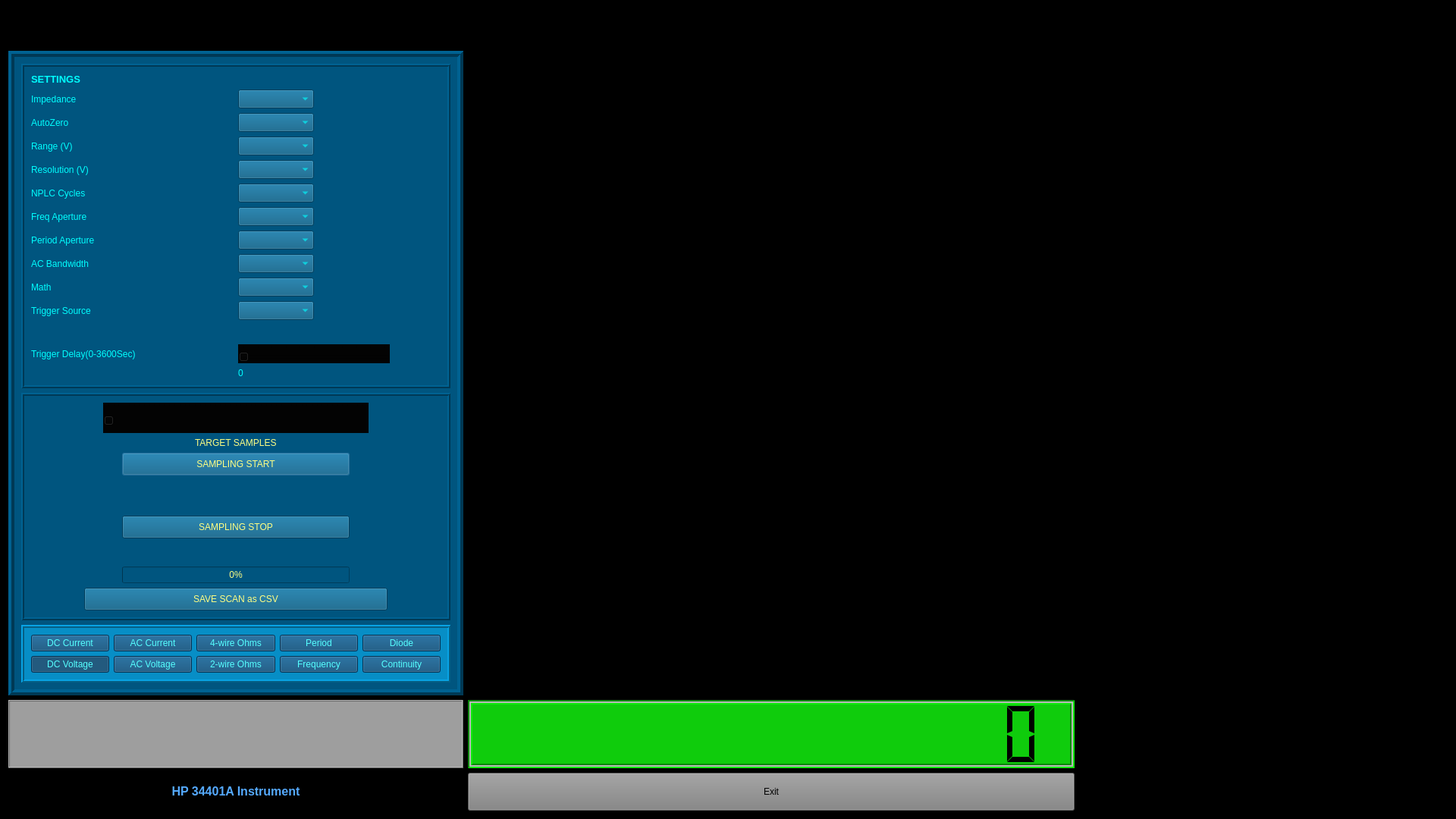
<?xml version="1.0" encoding="UTF-8"?>
<ui version="4.0">
 <class>HP34401ADialog</class>
 <widget class="QDialog" name="HP34401ADialog">
  <property name="geometry">
   <rect>
    <x>0</x>
    <y>0</y>
    <width>1920</width>
    <height>1080</height>
   </rect>
  </property>
  <property name="windowTitle">
   <string>HP Agilent 34401A Instrument Module</string>
  </property>
  <property name="styleSheet">
   <string notr="true">background-color: rgb(0, 0, 0);</string>
  </property>
  <property name="sizeGripEnabled">
   <bool>true</bool>
  </property>
  <layout class="QGridLayout" name="gridLayout_3">
   <item row="1" column="0">
    <widget class="QTextBrowser" name="statustextBrowser">
     <property name="sizePolicy">
      <sizepolicy hsizetype="MinimumExpanding" vsizetype="Expanding">
       <horstretch>0</horstretch>
       <verstretch>0</verstretch>
      </sizepolicy>
     </property>
     <property name="maximumSize">
      <size>
       <width>600</width>
       <height>90</height>
      </size>
     </property>
     <property name="styleSheet">
      <string notr="true">background-color: rgb(158, 158, 158);</string>
     </property>
     <property name="frameShape">
      <enum>QFrame::Box</enum>
     </property>
     <property name="frameShadow">
      <enum>QFrame::Raised</enum>
     </property>
     <property name="lineWidth">
      <number>1</number>
     </property>
    </widget>
   </item>
   <item row="1" column="1">
    <widget class="QLCDNumber" name="lcdNumber">
     <property name="sizePolicy">
      <sizepolicy hsizetype="MinimumExpanding" vsizetype="Expanding">
       <horstretch>0</horstretch>
       <verstretch>0</verstretch>
      </sizepolicy>
     </property>
     <property name="minimumSize">
      <size>
       <width>0</width>
       <height>70</height>
      </size>
     </property>
     <property name="maximumSize">
      <size>
       <width>800</width>
       <height>90</height>
      </size>
     </property>
     <property name="autoFillBackground">
      <bool>false</bool>
     </property>
     <property name="styleSheet">
      <string notr="true">background-color: rgb(15, 204, 12);</string>
     </property>
     <property name="frameShape">
      <enum>QFrame::Box</enum>
     </property>
     <property name="frameShadow">
      <enum>QFrame::Sunken</enum>
     </property>
     <property name="lineWidth">
      <number>2</number>
     </property>
     <property name="midLineWidth">
      <number>2</number>
     </property>
     <property name="smallDecimalPoint">
      <bool>false</bool>
     </property>
     <property name="digitCount">
      <number>16</number>
     </property>
     <property name="segmentStyle">
      <enum>QLCDNumber::Flat</enum>
     </property>
    </widget>
   </item>
   <item row="0" column="0" alignment="Qt::AlignBottom">
    <widget class="QFrame" name="frame_3">
     <property name="sizePolicy">
      <sizepolicy hsizetype="Preferred" vsizetype="Preferred">
       <horstretch>0</horstretch>
       <verstretch>0</verstretch>
      </sizepolicy>
     </property>
     <property name="minimumSize">
      <size>
       <width>0</width>
       <height>0</height>
      </size>
     </property>
     <property name="maximumSize">
      <size>
       <width>700</width>
       <height>850</height>
      </size>
     </property>
     <property name="styleSheet">
      <string notr="true">background-color: rgb(0, 85, 127);
color: rgb(255, 255, 131);</string>
     </property>
     <property name="frameShape">
      <enum>QFrame::Box</enum>
     </property>
     <property name="frameShadow">
      <enum>QFrame::Raised</enum>
     </property>
     <property name="lineWidth">
      <number>4</number>
     </property>
     <layout class="QVBoxLayout" name="verticalLayout">
      <item>
       <widget class="QFrame" name="frame_6">
        <property name="styleSheet">
         <string notr="true">background-color: rgb(0, 85, 127);
color: rgb(0, 255, 255);</string>
        </property>
        <property name="frameShape">
         <enum>QFrame::Box</enum>
        </property>
        <property name="frameShadow">
         <enum>QFrame::Raised</enum>
        </property>
        <property name="lineWidth">
         <number>2</number>
        </property>
        <layout class="QGridLayout" name="gridLayout_2">
         <item row="3" column="0">
          <widget class="QLabel" name="AutozeroLabel">
           <property name="minimumSize">
            <size>
             <width>0</width>
             <height>25</height>
            </size>
           </property>
           <property name="text">
            <string>AutoZero</string>
           </property>
          </widget>
         </item>
         <item row="4" column="1" alignment="Qt::AlignLeft">
          <widget class="QComboBox" name="RangeCombobox">
           <property name="minimumSize">
            <size>
             <width>100</width>
             <height>25</height>
            </size>
           </property>
          </widget>
         </item>
         <item row="12" column="0">
          <widget class="QLabel" name="MathLabel">
           <property name="minimumSize">
            <size>
             <width>0</width>
             <height>25</height>
            </size>
           </property>
           <property name="text">
            <string>Math</string>
           </property>
          </widget>
         </item>
         <item row="16" column="0">
          <widget class="QLabel" name="TrigdelayLabel">
           <property name="minimumSize">
            <size>
             <width>0</width>
             <height>25</height>
            </size>
           </property>
           <property name="text">
            <string>Trigger Delay(0-3600Sec)</string>
           </property>
          </widget>
         </item>
         <item row="4" column="0">
          <widget class="QLabel" name="RangeLabel">
           <property name="minimumSize">
            <size>
             <width>0</width>
             <height>25</height>
            </size>
           </property>
           <property name="text">
            <string>Range (V)</string>
           </property>
          </widget>
         </item>
         <item row="0" column="0" alignment="Qt::AlignLeft">
          <widget class="QLabel" name="scaleLabel_2">
           <property name="font">
            <font>
             <pointsize>10</pointsize>
             <weight>75</weight>
             <bold>true</bold>
            </font>
           </property>
           <property name="text">
            <string>SETTINGS</string>
           </property>
           <property name="alignment">
            <set>Qt::AlignCenter</set>
           </property>
          </widget>
         </item>
         <item row="14" column="1">
          <spacer name="verticalSpacer">
           <property name="orientation">
            <enum>Qt::Vertical</enum>
           </property>
           <property name="sizeHint" stdset="0">
            <size>
             <width>20</width>
             <height>50</height>
            </size>
           </property>
          </spacer>
         </item>
         <item row="5" column="1" alignment="Qt::AlignLeft">
          <widget class="QComboBox" name="ResolutionCombobox">
           <property name="minimumSize">
            <size>
             <width>100</width>
             <height>25</height>
            </size>
           </property>
          </widget>
         </item>
         <item row="5" column="0">
          <widget class="QLabel" name="ResolutionLabel">
           <property name="minimumSize">
            <size>
             <width>0</width>
             <height>25</height>
            </size>
           </property>
           <property name="text">
            <string>Resolution (V)</string>
           </property>
          </widget>
         </item>
         <item row="7" column="1" alignment="Qt::AlignLeft">
          <widget class="QComboBox" name="FreqapertureCombobox">
           <property name="minimumSize">
            <size>
             <width>100</width>
             <height>25</height>
            </size>
           </property>
          </widget>
         </item>
         <item row="11" column="0">
          <widget class="QLabel" name="AcbwLabel">
           <property name="minimumSize">
            <size>
             <width>0</width>
             <height>25</height>
            </size>
           </property>
           <property name="text">
            <string>AC Bandwidth</string>
           </property>
          </widget>
         </item>
         <item row="8" column="0">
          <widget class="QLabel" name="PeriodapertureLabel">
           <property name="minimumSize">
            <size>
             <width>0</width>
             <height>25</height>
            </size>
           </property>
           <property name="text">
            <string>Period Aperture</string>
           </property>
          </widget>
         </item>
         <item row="6" column="0">
          <widget class="QLabel" name="NplcLabel">
           <property name="minimumSize">
            <size>
             <width>0</width>
             <height>25</height>
            </size>
           </property>
           <property name="text">
            <string>NPLC Cycles</string>
           </property>
          </widget>
         </item>
         <item row="7" column="0">
          <widget class="QLabel" name="FreqapertureLabel">
           <property name="minimumSize">
            <size>
             <width>0</width>
             <height>25</height>
            </size>
           </property>
           <property name="text">
            <string>Freq Aperture</string>
           </property>
          </widget>
         </item>
         <item row="16" column="1" alignment="Qt::AlignLeft">
          <widget class="QSlider" name="TriggerDelaySlider">
           <property name="minimumSize">
            <size>
             <width>200</width>
             <height>25</height>
            </size>
           </property>
           <property name="maximumSize">
            <size>
             <width>250</width>
             <height>16777215</height>
            </size>
           </property>
           <property name="styleSheet">
            <string notr="true">background-color: rgb(3, 3, 3);</string>
           </property>
           <property name="maximum">
            <number>3600</number>
           </property>
           <property name="pageStep">
            <number>1</number>
           </property>
           <property name="orientation">
            <enum>Qt::Horizontal</enum>
           </property>
           <property name="invertedAppearance">
            <bool>false</bool>
           </property>
           <property name="invertedControls">
            <bool>false</bool>
           </property>
           <property name="tickPosition">
            <enum>QSlider::TicksAbove</enum>
           </property>
           <property name="tickInterval">
            <number>360</number>
           </property>
          </widget>
         </item>
         <item row="2" column="1" alignment="Qt::AlignLeft">
          <widget class="QComboBox" name="ImpedanceCombobox">
           <property name="minimumSize">
            <size>
             <width>100</width>
             <height>25</height>
            </size>
           </property>
           <property name="toolTip">
            <string extracomment="Sets Instrument Input Impedance, ">&lt;html&gt;&lt;head/&gt;&lt;body&gt;&lt;p&gt;&lt;span style=&quot; font-weight:600; text-decoration: underline; color:#00007f;&quot;&gt;Impedance Selector &lt;/span&gt;&lt;/p&gt;&lt;p&gt;&lt;span style=&quot; color:#00007f;&quot;&gt;Auto Off Zin=10Mohm all DCV Ranges&lt;/span&gt;&lt;/p&gt;&lt;p&gt;&lt;span style=&quot; color:#00007f;&quot;&gt;Auto On Zin=&amp;gt;10Gohm for 100mv, 1v, &amp;amp; 10v DCV Ranges&lt;/span&gt;&lt;/p&gt;&lt;/body&gt;&lt;/html&gt;</string>
           </property>
           <property name="toolTipDuration">
            <number>-1</number>
           </property>
          </widget>
         </item>
         <item row="11" column="1" alignment="Qt::AlignLeft">
          <widget class="QComboBox" name="ACbandwidthCombobox">
           <property name="minimumSize">
            <size>
             <width>100</width>
             <height>25</height>
            </size>
           </property>
          </widget>
         </item>
         <item row="17" column="1">
          <widget class="QLabel" name="SelectedTriggerdelayLabel">
           <property name="text">
            <string>0</string>
           </property>
           <property name="scaledContents">
            <bool>false</bool>
           </property>
          </widget>
         </item>
         <item row="8" column="1" alignment="Qt::AlignLeft">
          <widget class="QComboBox" name="PeriodapertureCombobox">
           <property name="minimumSize">
            <size>
             <width>100</width>
             <height>25</height>
            </size>
           </property>
          </widget>
         </item>
         <item row="2" column="0">
          <widget class="QLabel" name="ImpedanceLabel">
           <property name="minimumSize">
            <size>
             <width>0</width>
             <height>25</height>
            </size>
           </property>
           <property name="text">
            <string>Impedance</string>
           </property>
          </widget>
         </item>
         <item row="13" column="1" alignment="Qt::AlignLeft">
          <widget class="QComboBox" name="TrigsrcCombobox">
           <property name="minimumSize">
            <size>
             <width>100</width>
             <height>25</height>
            </size>
           </property>
          </widget>
         </item>
         <item row="13" column="0">
          <widget class="QLabel" name="TrigsrcLabel">
           <property name="minimumSize">
            <size>
             <width>0</width>
             <height>25</height>
            </size>
           </property>
           <property name="text">
            <string>Trigger Source</string>
           </property>
          </widget>
         </item>
         <item row="12" column="1" alignment="Qt::AlignLeft">
          <widget class="QComboBox" name="MathCombobox">
           <property name="minimumSize">
            <size>
             <width>100</width>
             <height>25</height>
            </size>
           </property>
          </widget>
         </item>
         <item row="6" column="1" alignment="Qt::AlignLeft">
          <widget class="QComboBox" name="NplcCombobox">
           <property name="minimumSize">
            <size>
             <width>100</width>
             <height>25</height>
            </size>
           </property>
          </widget>
         </item>
         <item row="3" column="1" alignment="Qt::AlignLeft">
          <widget class="QComboBox" name="AutozeroCombobox">
           <property name="minimumSize">
            <size>
             <width>100</width>
             <height>25</height>
            </size>
           </property>
           <property name="toolTip">
            <string>&lt;html&gt;&lt;head/&gt;&lt;body&gt;&lt;p&gt;&lt;span style=&quot; color:#00007f;&quot;&gt;Auto-Zero: Off=NO AZ, On=AZ/sample, Once= Once at Scan Start&lt;/span&gt;&lt;/p&gt;&lt;/body&gt;&lt;/html&gt;</string>
           </property>
          </widget>
         </item>
        </layout>
       </widget>
      </item>
      <item>
       <widget class="QFrame" name="frame">
        <property name="minimumSize">
         <size>
          <width>0</width>
          <height>300</height>
         </size>
        </property>
        <property name="frameShape">
         <enum>QFrame::Box</enum>
        </property>
        <property name="frameShadow">
         <enum>QFrame::Raised</enum>
        </property>
        <property name="lineWidth">
         <number>2</number>
        </property>
        <layout class="QVBoxLayout" name="verticalLayout_2">
         <item alignment="Qt::AlignHCenter">
          <widget class="QSlider" name="samplesSlider">
           <property name="sizePolicy">
            <sizepolicy hsizetype="Fixed" vsizetype="Fixed">
             <horstretch>0</horstretch>
             <verstretch>0</verstretch>
            </sizepolicy>
           </property>
           <property name="minimumSize">
            <size>
             <width>350</width>
             <height>40</height>
            </size>
           </property>
           <property name="styleSheet">
            <string notr="true">background-color: rgb(3, 3, 3);</string>
           </property>
           <property name="maximum">
            <number>100000</number>
           </property>
           <property name="pageStep">
            <number>1</number>
           </property>
           <property name="value">
            <number>16</number>
           </property>
           <property name="orientation">
            <enum>Qt::Horizontal</enum>
           </property>
           <property name="invertedControls">
            <bool>false</bool>
           </property>
           <property name="tickPosition">
            <enum>QSlider::TicksAbove</enum>
           </property>
           <property name="tickInterval">
            <number>2000</number>
           </property>
          </widget>
         </item>
         <item alignment="Qt::AlignHCenter">
          <widget class="QLabel" name="sampledisplayLabel">
           <property name="text">
            <string>TARGET SAMPLES</string>
           </property>
          </widget>
         </item>
         <item alignment="Qt::AlignHCenter">
          <widget class="QPushButton" name="samplestartpushButton">
           <property name="minimumSize">
            <size>
             <width>300</width>
             <height>30</height>
            </size>
           </property>
           <property name="maximumSize">
            <size>
             <width>400</width>
             <height>16777215</height>
            </size>
           </property>
           <property name="text">
            <string>SAMPLING START</string>
           </property>
          </widget>
         </item>
         <item>
          <spacer name="verticalSpacer_2">
           <property name="orientation">
            <enum>Qt::Vertical</enum>
           </property>
           <property name="sizeHint" stdset="0">
            <size>
             <width>20</width>
             <height>40</height>
            </size>
           </property>
          </spacer>
         </item>
         <item alignment="Qt::AlignHCenter">
          <widget class="QPushButton" name="samplestoppushButton">
           <property name="minimumSize">
            <size>
             <width>300</width>
             <height>30</height>
            </size>
           </property>
           <property name="maximumSize">
            <size>
             <width>400</width>
             <height>16777215</height>
            </size>
           </property>
           <property name="styleSheet">
            <string notr="true"/>
           </property>
           <property name="text">
            <string>SAMPLING STOP</string>
           </property>
          </widget>
         </item>
         <item alignment="Qt::AlignHCenter">
          <widget class="QLabel" name="samplestakenLabel">
           <property name="minimumSize">
            <size>
             <width>300</width>
             <height>25</height>
            </size>
           </property>
           <property name="font">
            <font>
             <family>Trebuchet MS</family>
             <pointsize>9</pointsize>
            </font>
           </property>
           <property name="text">
            <string/>
           </property>
           <property name="alignment">
            <set>Qt::AlignLeading|Qt::AlignLeft|Qt::AlignVCenter</set>
           </property>
          </widget>
         </item>
         <item alignment="Qt::AlignHCenter">
          <widget class="QProgressBar" name="progressBar">
           <property name="minimumSize">
            <size>
             <width>300</width>
             <height>0</height>
            </size>
           </property>
           <property name="value">
            <number>0</number>
           </property>
          </widget>
         </item>
         <item alignment="Qt::AlignHCenter">
          <widget class="QPushButton" name="savescanpushButton">
           <property name="minimumSize">
            <size>
             <width>400</width>
             <height>30</height>
            </size>
           </property>
           <property name="maximumSize">
            <size>
             <width>400</width>
             <height>16777215</height>
            </size>
           </property>
           <property name="toolTipDuration">
            <number>-1</number>
           </property>
           <property name="text">
            <string>SAVE SCAN as CSV</string>
           </property>
           <property name="checkable">
            <bool>true</bool>
           </property>
           <property name="checked">
            <bool>false</bool>
           </property>
           <property name="default">
            <bool>false</bool>
           </property>
           <property name="flat">
            <bool>false</bool>
           </property>
          </widget>
         </item>
        </layout>
       </widget>
      </item>
      <item>
       <widget class="QFrame" name="frame_2">
        <property name="sizePolicy">
         <sizepolicy hsizetype="Preferred" vsizetype="Fixed">
          <horstretch>0</horstretch>
          <verstretch>0</verstretch>
         </sizepolicy>
        </property>
        <property name="styleSheet">
         <string notr="true">background-color: rgb(7, 142, 198);</string>
        </property>
        <property name="frameShape">
         <enum>QFrame::Box</enum>
        </property>
        <property name="frameShadow">
         <enum>QFrame::Raised</enum>
        </property>
        <property name="lineWidth">
         <number>2</number>
        </property>
        <layout class="QGridLayout" name="gridLayout">
         <item row="1" column="2">
          <widget class="QPushButton" name="TWOpushButton">
           <property name="styleSheet">
            <string notr="true">background-color: rgb(4, 69, 115);
color: rgb(85, 255, 255);</string>
           </property>
           <property name="text">
            <string>2-wire Ohms</string>
           </property>
           <property name="checkable">
            <bool>true</bool>
           </property>
          </widget>
         </item>
         <item row="0" column="1">
          <widget class="QPushButton" name="ACIpushButton">
           <property name="styleSheet">
            <string notr="true">background-color: rgb(4, 69, 115);
color: rgb(85, 255, 255);</string>
           </property>
           <property name="text">
            <string>AC Current</string>
           </property>
           <property name="checkable">
            <bool>true</bool>
           </property>
          </widget>
         </item>
         <item row="1" column="0">
          <widget class="QPushButton" name="DCVpushButton">
           <property name="styleSheet">
            <string notr="true">background-color: rgb(4, 69, 115);
color: rgb(85, 255, 255);</string>
           </property>
           <property name="text">
            <string>DC Voltage</string>
           </property>
           <property name="checkable">
            <bool>true</bool>
           </property>
           <property name="checked">
            <bool>true</bool>
           </property>
          </widget>
         </item>
         <item row="1" column="1">
          <widget class="QPushButton" name="ACVpushButton">
           <property name="styleSheet">
            <string notr="true">background-color: rgb(4, 69, 115);
color: rgb(85, 255, 255);</string>
           </property>
           <property name="text">
            <string>AC Voltage</string>
           </property>
           <property name="checkable">
            <bool>true</bool>
           </property>
          </widget>
         </item>
         <item row="1" column="4">
          <widget class="QPushButton" name="CONpushButton">
           <property name="styleSheet">
            <string notr="true">background-color: rgb(4, 69, 115);
color: rgb(85, 255, 255);</string>
           </property>
           <property name="text">
            <string>Continuity</string>
           </property>
           <property name="checkable">
            <bool>true</bool>
           </property>
          </widget>
         </item>
         <item row="0" column="0">
          <widget class="QPushButton" name="DCIpushButton">
           <property name="styleSheet">
            <string notr="true">background-color: rgb(4, 69, 115);
color: rgb(85, 255, 255);</string>
           </property>
           <property name="text">
            <string>DC Current</string>
           </property>
           <property name="checkable">
            <bool>true</bool>
           </property>
          </widget>
         </item>
         <item row="0" column="4">
          <widget class="QPushButton" name="DIOpushButton">
           <property name="styleSheet">
            <string notr="true">background-color: rgb(4, 69, 115);
alternate-background-color: rgb(0, 170, 255);
color: rgb(85, 255, 255);</string>
           </property>
           <property name="text">
            <string>Diode</string>
           </property>
           <property name="checkable">
            <bool>true</bool>
           </property>
          </widget>
         </item>
         <item row="1" column="3">
          <widget class="QPushButton" name="FREpushButton">
           <property name="styleSheet">
            <string notr="true">background-color: rgb(4, 69, 115);
color: rgb(85, 255, 255);</string>
           </property>
           <property name="text">
            <string>Frequency</string>
           </property>
           <property name="checkable">
            <bool>true</bool>
           </property>
          </widget>
         </item>
         <item row="0" column="3">
          <widget class="QPushButton" name="PERpushButton">
           <property name="styleSheet">
            <string notr="true">background-color: rgb(4, 69, 115);
color: rgb(85, 255, 255);</string>
           </property>
           <property name="text">
            <string>Period</string>
           </property>
           <property name="checkable">
            <bool>true</bool>
           </property>
          </widget>
         </item>
         <item row="0" column="2">
          <widget class="QPushButton" name="FWOpushButton">
           <property name="styleSheet">
            <string notr="true">background-color: rgb(4, 69, 115);
color: rgb(85, 255, 255);</string>
           </property>
           <property name="text">
            <string>4-wire Ohms</string>
           </property>
           <property name="checkable">
            <bool>true</bool>
           </property>
          </widget>
         </item>
        </layout>
       </widget>
      </item>
     </layout>
    </widget>
   </item>
   <item row="2" column="0">
    <widget class="QLabel" name="hp34401aTitlelabel">
     <property name="font">
      <font>
       <pointsize>12</pointsize>
       <weight>75</weight>
       <bold>true</bold>
      </font>
     </property>
     <property name="styleSheet">
      <string notr="true">color: rgb(85, 170, 255);</string>
     </property>
     <property name="text">
      <string>HP 34401A Instrument</string>
     </property>
     <property name="textFormat">
      <enum>Qt::RichText</enum>
     </property>
     <property name="scaledContents">
      <bool>false</bool>
     </property>
     <property name="alignment">
      <set>Qt::AlignCenter</set>
     </property>
    </widget>
   </item>
   <item row="2" column="1">
    <widget class="QPushButton" name="ExitpushButton">
     <property name="sizePolicy">
      <sizepolicy hsizetype="MinimumExpanding" vsizetype="Fixed">
       <horstretch>0</horstretch>
       <verstretch>0</verstretch>
      </sizepolicy>
     </property>
     <property name="minimumSize">
      <size>
       <width>0</width>
       <height>50</height>
      </size>
     </property>
     <property name="maximumSize">
      <size>
       <width>800</width>
       <height>90</height>
      </size>
     </property>
     <property name="styleSheet">
      <string notr="true">background-color: rgb(129, 129, 129);</string>
     </property>
     <property name="text">
      <string>Exit</string>
     </property>
    </widget>
   </item>
   <item row="0" column="1">
    <widget class="PlotWidget" name="plotWidget">
     <property name="sizePolicy">
      <sizepolicy hsizetype="MinimumExpanding" vsizetype="MinimumExpanding">
       <horstretch>0</horstretch>
       <verstretch>0</verstretch>
      </sizepolicy>
     </property>
     <property name="minimumSize">
      <size>
       <width>700</width>
       <height>0</height>
      </size>
     </property>
     <property name="maximumSize">
      <size>
       <width>2000</width>
       <height>16777215</height>
      </size>
     </property>
    </widget>
   </item>
  </layout>
 </widget>
 <customwidgets>
  <customwidget>
   <class>PlotWidget</class>
   <extends>QGraphicsView</extends>
   <header>pyqtgraph</header>
  </customwidget>
 </customwidgets>
 <resources/>
 <connections/>
</ui>
